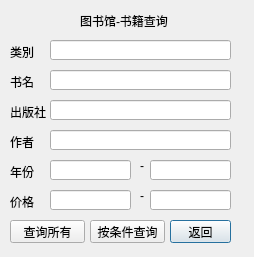
<?xml version="1.0" encoding="UTF-8"?>
<ui version="4.0">
 <class>DQuery</class>
 <widget class="QDialog" name="DQuery">
  <property name="geometry">
   <rect>
    <x>0</x>
    <y>0</y>
    <width>254</width>
    <height>257</height>
   </rect>
  </property>
  <property name="windowTitle">
   <string>Dialog</string>
  </property>
  <widget class="QPushButton" name="pushButtonback">
   <property name="geometry">
    <rect>
     <x>170</x>
     <y>220</y>
     <width>61</width>
     <height>23</height>
    </rect>
   </property>
   <property name="text">
    <string>返回</string>
   </property>
  </widget>
  <widget class="QPushButton" name="pushButtonqueryall">
   <property name="geometry">
    <rect>
     <x>10</x>
     <y>220</y>
     <width>75</width>
     <height>23</height>
    </rect>
   </property>
   <property name="text">
    <string>查询所有</string>
   </property>
  </widget>
  <widget class="QPushButton" name="pushButtonquery">
   <property name="geometry">
    <rect>
     <x>90</x>
     <y>220</y>
     <width>75</width>
     <height>23</height>
    </rect>
   </property>
   <property name="text">
    <string>按条件查询</string>
   </property>
  </widget>
  <widget class="QLabel" name="label">
   <property name="geometry">
    <rect>
     <x>80</x>
     <y>10</y>
     <width>91</width>
     <height>21</height>
    </rect>
   </property>
   <property name="text">
    <string>图书馆-书籍查询</string>
   </property>
  </widget>
  <widget class="QLabel" name="label_2">
   <property name="geometry">
    <rect>
     <x>10</x>
     <y>41</y>
     <width>54</width>
     <height>21</height>
    </rect>
   </property>
   <property name="text">
    <string>类別</string>
   </property>
  </widget>
  <widget class="QLabel" name="label_3">
   <property name="geometry">
    <rect>
     <x>10</x>
     <y>72</y>
     <width>54</width>
     <height>20</height>
    </rect>
   </property>
   <property name="text">
    <string>书名</string>
   </property>
  </widget>
  <widget class="QLabel" name="label_4">
   <property name="geometry">
    <rect>
     <x>10</x>
     <y>102</y>
     <width>54</width>
     <height>20</height>
    </rect>
   </property>
   <property name="text">
    <string>出版社</string>
   </property>
  </widget>
  <widget class="QLabel" name="label_5">
   <property name="geometry">
    <rect>
     <x>10</x>
     <y>132</y>
     <width>54</width>
     <height>20</height>
    </rect>
   </property>
   <property name="text">
    <string>作者</string>
   </property>
  </widget>
  <widget class="QLabel" name="label_6">
   <property name="geometry">
    <rect>
     <x>10</x>
     <y>162</y>
     <width>54</width>
     <height>20</height>
    </rect>
   </property>
   <property name="text">
    <string>年份</string>
   </property>
  </widget>
  <widget class="QLabel" name="label_7">
   <property name="geometry">
    <rect>
     <x>10</x>
     <y>192</y>
     <width>54</width>
     <height>20</height>
    </rect>
   </property>
   <property name="text">
    <string>价格</string>
   </property>
  </widget>
  <widget class="QLineEdit" name="lineEditcategory">
   <property name="geometry">
    <rect>
     <x>50</x>
     <y>40</y>
     <width>181</width>
     <height>20</height>
    </rect>
   </property>
  </widget>
  <widget class="QLineEdit" name="lineEdittitle">
   <property name="geometry">
    <rect>
     <x>50</x>
     <y>70</y>
     <width>181</width>
     <height>20</height>
    </rect>
   </property>
  </widget>
  <widget class="QLineEdit" name="lineEditpress">
   <property name="geometry">
    <rect>
     <x>50</x>
     <y>100</y>
     <width>181</width>
     <height>20</height>
    </rect>
   </property>
  </widget>
  <widget class="QLineEdit" name="lineEditauthor">
   <property name="geometry">
    <rect>
     <x>50</x>
     <y>130</y>
     <width>181</width>
     <height>20</height>
    </rect>
   </property>
  </widget>
  <widget class="QLineEdit" name="lineEdityear1">
   <property name="geometry">
    <rect>
     <x>50</x>
     <y>160</y>
     <width>81</width>
     <height>20</height>
    </rect>
   </property>
  </widget>
  <widget class="QLineEdit" name="lineEditprice2">
   <property name="geometry">
    <rect>
     <x>150</x>
     <y>190</y>
     <width>81</width>
     <height>20</height>
    </rect>
   </property>
  </widget>
  <widget class="QLineEdit" name="lineEditprice1">
   <property name="geometry">
    <rect>
     <x>50</x>
     <y>190</y>
     <width>81</width>
     <height>20</height>
    </rect>
   </property>
  </widget>
  <widget class="QLineEdit" name="lineEdityear2">
   <property name="geometry">
    <rect>
     <x>150</x>
     <y>160</y>
     <width>81</width>
     <height>20</height>
    </rect>
   </property>
  </widget>
  <widget class="QLabel" name="label_8">
   <property name="geometry">
    <rect>
     <x>140</x>
     <y>190</y>
     <width>54</width>
     <height>12</height>
    </rect>
   </property>
   <property name="text">
    <string>-</string>
   </property>
  </widget>
  <widget class="QLabel" name="label_9">
   <property name="geometry">
    <rect>
     <x>140</x>
     <y>160</y>
     <width>54</width>
     <height>12</height>
    </rect>
   </property>
   <property name="text">
    <string>-</string>
   </property>
  </widget>
 </widget>
 <resources/>
 <connections>
  <connection>
   <sender>pushButtonback</sender>
   <signal>clicked()</signal>
   <receiver>DQuery</receiver>
   <slot>accept()</slot>
   <hints>
    <hint type="sourcelabel">
     <x>201</x>
     <y>229</y>
    </hint>
    <hint type="destinationlabel">
     <x>239</x>
     <y>229</y>
    </hint>
   </hints>
  </connection>
 </connections>
</ui>
